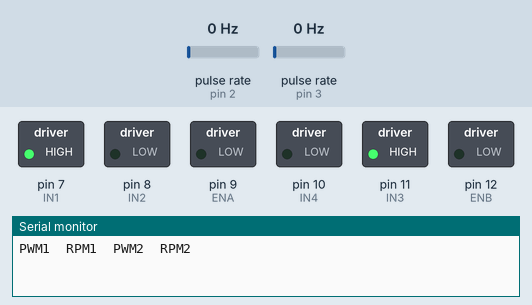
This sketch was run on a simulated Arduino Uno, built with avr-gcc and run on an emulated ATmega328P. Parts: switched loads named in the sketch (green lamp = pin HIGH), the last lines printed to the serial monitor. Wiring (inferred from the names in the program): 2 × pulse sensor: data pin 2 / data pin 3. Inputs (shaded band) come from the test bench; at power-on: pulse rate (sensors on pin 2, pin 3) 0 Hz.

Above: at 0.05 s.
At 6.05 s:
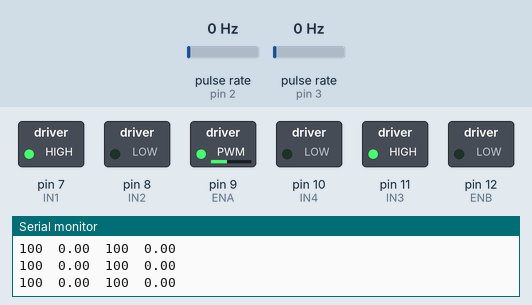
At 11.05 s:
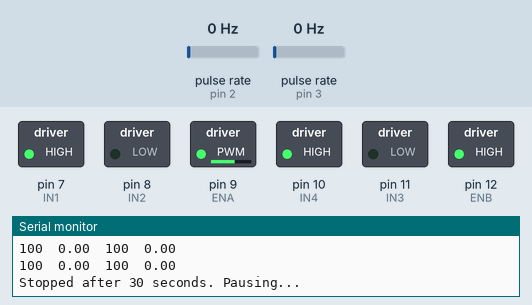
At 12.05 s:
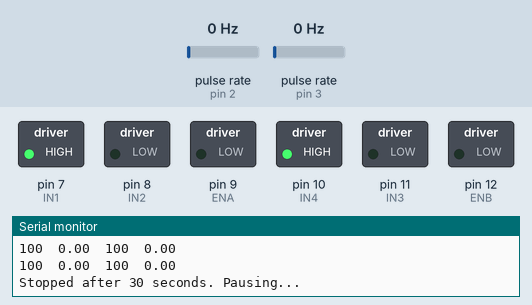
Timing chart, 0 to 15.9 s (numbered marks = the images above):
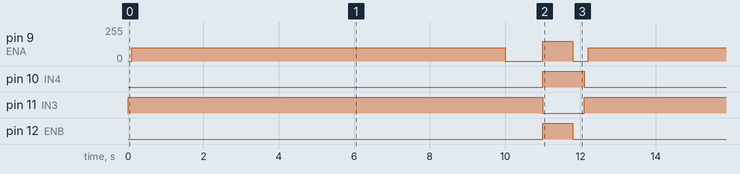

The sketch:

robotsito.ino
```cpp
// Motor A
const int ENA = 9;
const int IN1 = 7;
const int IN2 = 8;
const int encoderPin1 = 3;

// Motor B
const int ENB = 12;
const int IN3 = 11;
const int IN4 = 10;
const int encoderPin2 = 2;

// Encoder pulses
volatile int pulseCount1 = 0;
volatile int pulseCount2 = 0;

unsigned long lastTime = 0;
unsigned long startTime = 0;
const unsigned long intervalMs = 100;  // Sampling every 100 ms
const unsigned long runTimeLimit = 10000;  // 30 seconds

const int encoderPPR = 800;  // Pulses per revolution (set to your encoder's spec)

float rpm1 = 0, rpm2 = 0;
float targetRPM = 100;

// PID parameters
float kp = 2.5;
float ki = 0.5;
float kd = 0.1;

float prevError1 = 0, sumError1 = 0;
float prevError2 = 0, sumError2 = 0;

volatile int pwmValue1 = 0;
volatile int pwmValue2 = 0;

void setup() {
  // Motor pins
  pinMode(ENA, OUTPUT);
  pinMode(IN1, OUTPUT);
  pinMode(IN2, OUTPUT);
  pinMode(ENB, OUTPUT);
  pinMode(IN3, OUTPUT);
  pinMode(IN4, OUTPUT);

  // Encoder pins
  pinMode(encoderPin1, INPUT_PULLUP);
  pinMode(encoderPin2, INPUT_PULLUP);

  // Start both motors forward
  digitalWrite(IN1, HIGH);
  digitalWrite(IN2, LOW);
  digitalWrite(IN3, HIGH);
  digitalWrite(IN4, LOW);

  // Attach interrupts
  attachInterrupt(digitalPinToInterrupt(encoderPin1), countPulse1, RISING);
  attachInterrupt(digitalPinToInterrupt(encoderPin2), countPulse2, RISING);

  Serial.begin(9600);
  Serial.println("PWM1\tRPM1\tPWM2\tRPM2");

  lastTime = millis();
  startTime = millis();  // Save the time when motion started
}

void loop() {
  unsigned long now = millis();

  // Stop after 30 seconds, pause, then continue
  if (now - startTime >= runTimeLimit) {
    analogWrite(ENA, 0);
    analogWrite(ENB, 0);
    Serial.println("Stopped after 30 seconds. Pausing...");


 // Resume forward motion
 turn90("right");
 delay(100);
    // Restart timing and control
    startTime = millis();
    lastTime = millis();
    sumError1 = sumError2 = 0;
    prevError1 = prevError2 = 0;
    pwmValue1 = pwmValue2 = 0;

    // Resume forward motion
    digitalWrite(IN1, HIGH);
    digitalWrite(IN2, LOW);
    digitalWrite(IN3, HIGH);
    digitalWrite(IN4, LOW);

    Serial.println("Resuming movement...");
  }

  if (now - lastTime >= intervalMs) {
    float intervalSec = (now - lastTime) / 1000.0;
    lastTime = now;

    noInterrupts();
    int pulses1 = pulseCount1;
    int pulses2 = pulseCount2;
    pulseCount1 = 0;
    pulseCount2 = 0;
    interrupts();

    rpm1 = (pulses1 / intervalSec) * (60.0 / encoderPPR);
    rpm2 = (pulses2 / intervalSec) * (60.0 / encoderPPR);

    // PID for Motor 1
    float error1 = targetRPM - rpm1;
    sumError1 += error1 * intervalSec;
    sumError1 = constrain(sumError1, -100, 100);
    float dError1 = (error1 - prevError1) / intervalSec;
    float output1 = kp * error1 + ki * sumError1 + kd * dError1;
    prevError1 = error1;

    pwmValue1 = constrain(pwmValue1 + output1, 0, 100);
    analogWrite(ENA, pwmValue1);

    // PID for Motor 2
    float error2 = targetRPM - rpm2;
    sumError2 += error2 * intervalSec;
    sumError2 = constrain(sumError2, -100, 100);
    float dError2 = (error2 - prevError2) / intervalSec;
    float output2 = kp * error2 + ki * sumError2 + kd * dError2;
    prevError2 = error2;

    pwmValue2 = constrain(pwmValue2 + output2, 0, 100);
    analogWrite(ENB, pwmValue2);

    // Print for Serial Plotter
    Serial.print(pwmValue1);
    Serial.print("\t");
    Serial.print(rpm1);
    Serial.print("\t");
    Serial.print(pwmValue2);
    Serial.print("\t");
    Serial.println(rpm2);
  }
}

void countPulse1() {
  static unsigned long lastPulse = 0;
  unsigned long now = micros();
  if (now - lastPulse > 200) {
    pulseCount1++;
    lastPulse = now;
  }
}

void countPulse2() {
  static unsigned long lastPulse = 0;
  unsigned long now = micros();
  if (now - lastPulse > 200) {
    pulseCount2++;
    lastPulse = now;
  }
}
void turn90(String direction) {
  // Stop motors before turning
  analogWrite(ENA, 0);
  analogWrite(ENB, 0);
  delay(1000); // Short pause before initiating turn

  int turnPWM = 150; // Set turning speed

  // Set motor direction based on turn direction
  if (direction == "left") {
    digitalWrite(IN1, LOW);    // Left motor backward
    digitalWrite(IN2, HIGH);
    digitalWrite(IN3, HIGH);   // Right motor forward
    digitalWrite(IN4, LOW);
  } else if (direction == "right") {
    digitalWrite(IN1, HIGH);   // Left motor forward
    digitalWrite(IN2, LOW);
    digitalWrite(IN3, LOW);    // Right motor backward
    digitalWrite(IN4, HIGH);
  }

  // Apply PWM to make the turn
  analogWrite(ENA, turnPWM);
  analogWrite(ENB, turnPWM);

  delay(800); // Duration of 90° turn — tune as needed

  // Stop motors after turn
  analogWrite(ENA, 0);
  analogWrite(ENB, 0);
  delay(300); // Let the robot settle

  // Set direction forward again (let loop resume PWM control)
  digitalWrite(IN1, HIGH);
  digitalWrite(IN2, LOW);
  digitalWrite(IN3, HIGH);
  digitalWrite(IN4, LOW);

  // DO NOT reset pwmValue1 or pwmValue2 here — let PID resume
}
```

Measured:
- by itself, pin 9 (ENA): repeats every 12.2 s: 0/255 1.0 s, 150/255 0.80 s, 0/255 0.40 s, 100/255 10.0 s
- by itself, pin 10 (IN4): alternates HIGH for 1.1 s and LOW for 11.1 s
- by itself, pin 11 (IN3): alternates HIGH for 11.1 s and LOW for 1.1 s
- by itself, pin 12 (ENB): alternates HIGH for 0.80 s and LOW for 11.4 s
